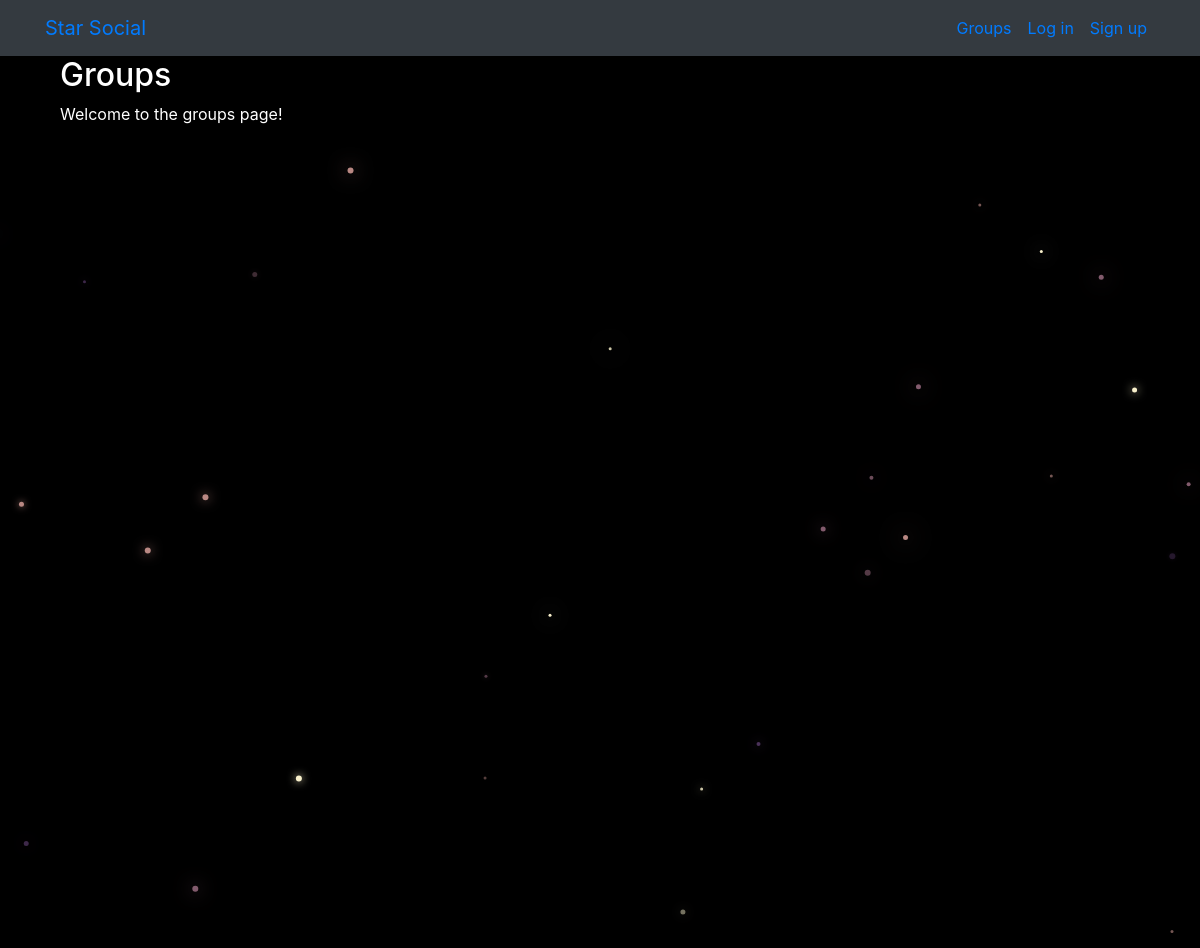
Before: /groups/ with the older database file.
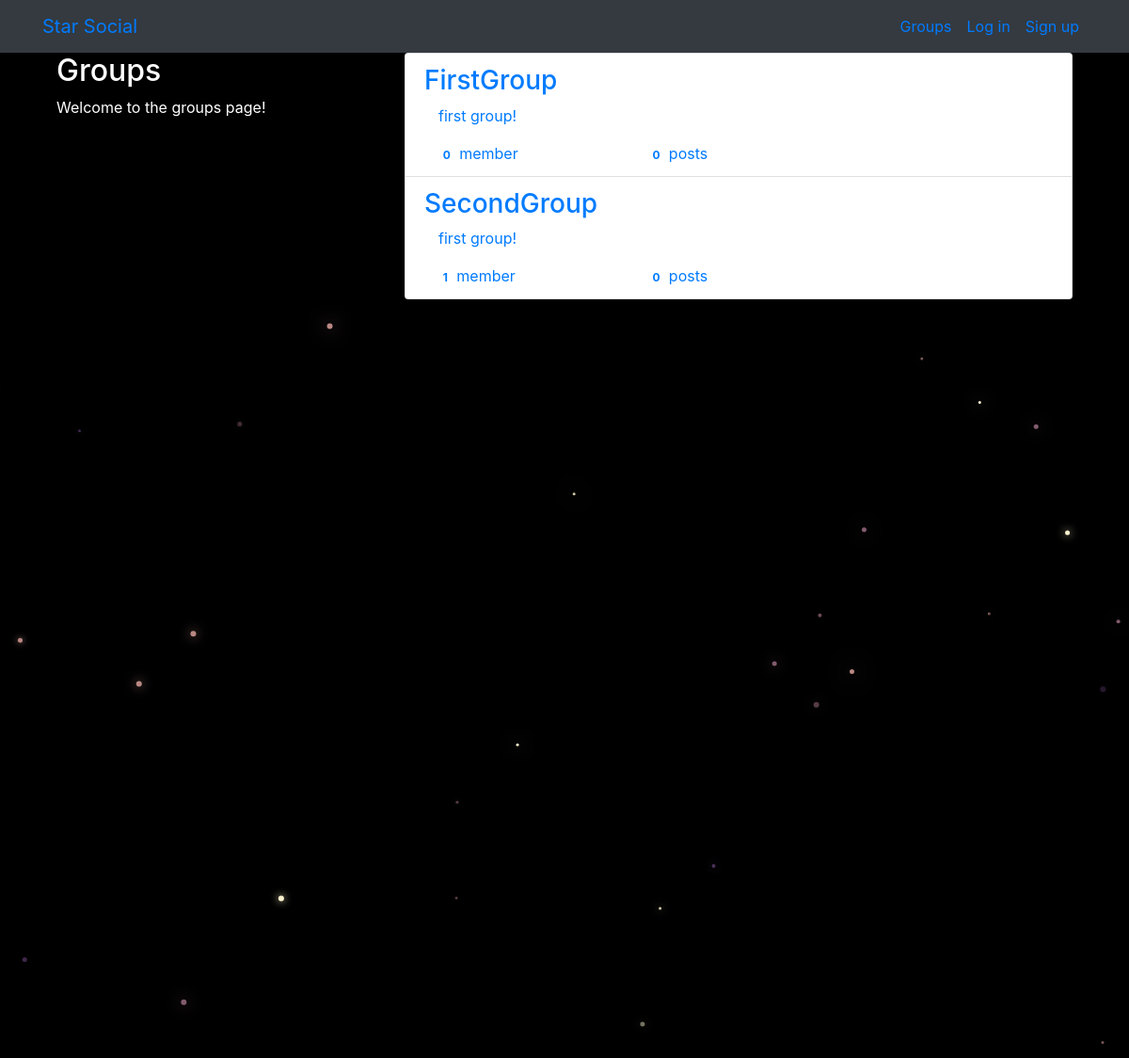
After: the same page with the newer database file.
### groups/models.py (models this page shows, shortened)
class Group(models.Model):
    name=models.CharField(max_length=250,unique=True)
    slug=models.SlugField(allow_unicode=True,unique=True)
    description=models.TextField(blank=True,default='')
    description_html=models.TextField(editable=False,blank=True,default='')
    members=models.ManyToManyField(User,through='GroupMember')
    class Meta:
        ordering=['name']

### groups/views.py (the view)
# urls.py: path('',views.ListGroups.as_view(),name='all'),
class ListGroups(generic.ListView):
    model=Group

### groups/templates/groups/group_list.html (shortened to what this page needs)
{% extends 'groups/group_base.html' %}
{% block pregroup %}
<div class="col-md-4">
  <div class="content">
    <h2>Groups</h2>
    <p>Welcome to the groups page!</p>
  </div>
</div>
{% endblock %}
{% block group_content %}
<div class="col-md-8">
  <div class="list-group">
    {% for group in object_list %}
    <a class="list-group-item" href="{% url 'groups:single' slug=group.slug %}">
      <h3 class="title list-group-item-heading">{{group.name}}</h3>
      <div class="list-group-item-text container-fluid">
        {{group.description_html|safe}}
        <div class="row">
          <div class="col-md-4">
            <span class="badge">{{group.members.count}}</span>
            member{{group.member.count|pluralize}}
          </div>
          <div class="col-md-4">
            <span class="badge">{{group.posts.count}}</span>
            post{{group.posts.count|pluralize}}
          </div>
        </div>
      </div>
    </a>
    {% endfor %}
  </div>
</div>
{% endblock %}

Changed rows visible on the page:
added Group: name "FirstGroup", description_html "first group!", members.count "0", posts.count "0"
added Group: name "SecondGroup", description_html "first group!", members.count "1", posts.count "0"
